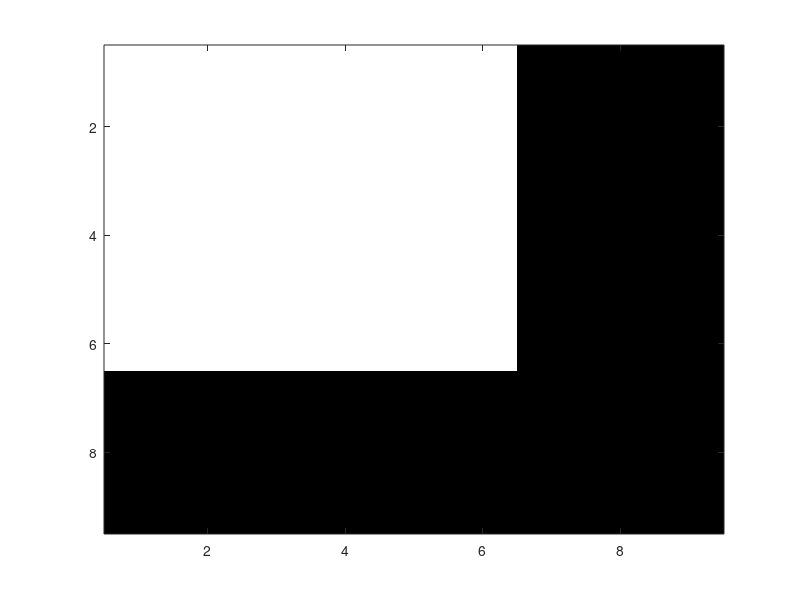
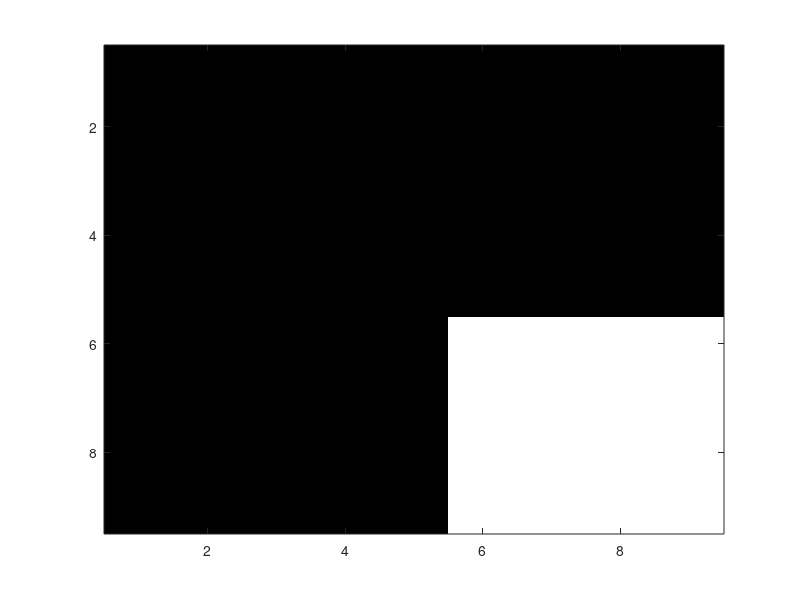
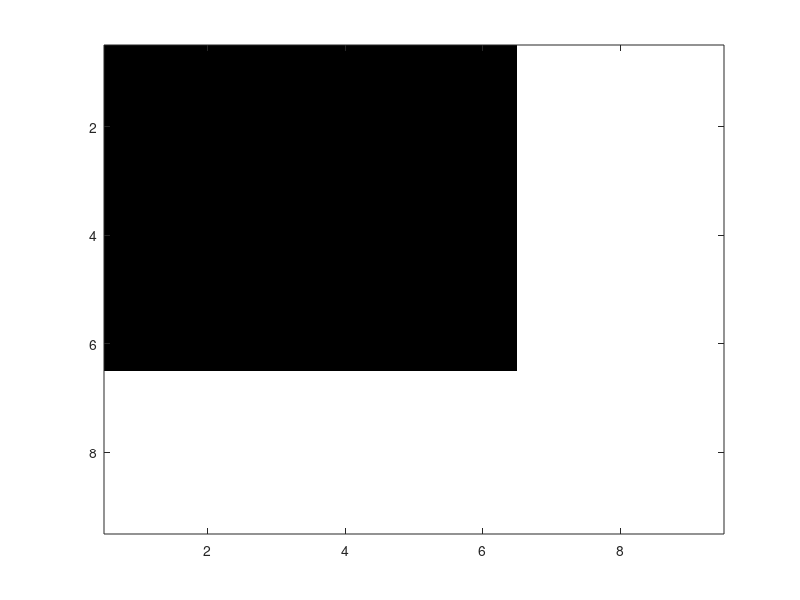
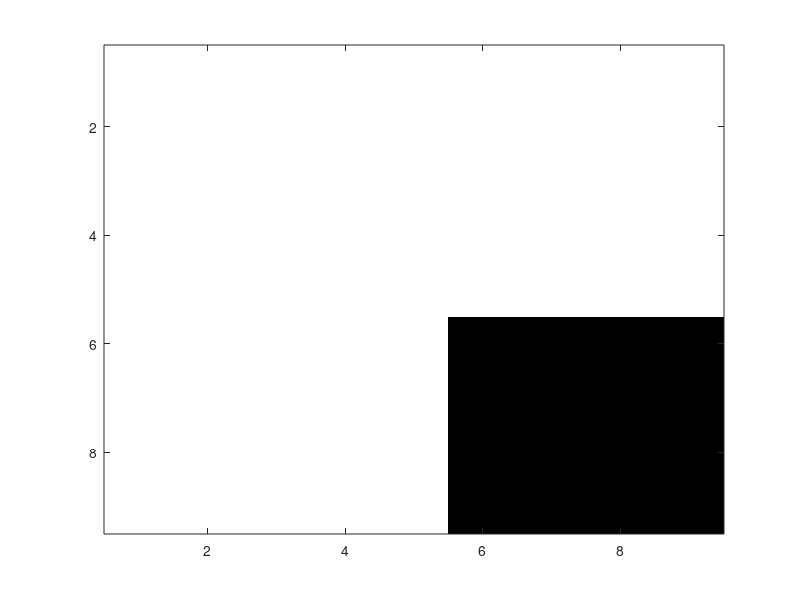

MATLAB code to generate these figures, in order:
close all, clear all

A = zeros(9);
A(1:6, 1:6) = 1
B = zeros(9);
B(5:9,5:9) = 1

A = zeros(9);
A(1:6,1:6) = 1;
B = zeros(9);
B(6:9,6:9) = 1

figure;imagesc(A); colormap gray
figure;imagesc(B); colormap gray


figure;imagesc(~A); colormap gray
figure;imagesc(~B); colormap gray

C2 = A .* B;
figure;imagesc(C2); colormap gray

C3 = A | B
figure;imagesc(C3); colormap gray

C4 = A